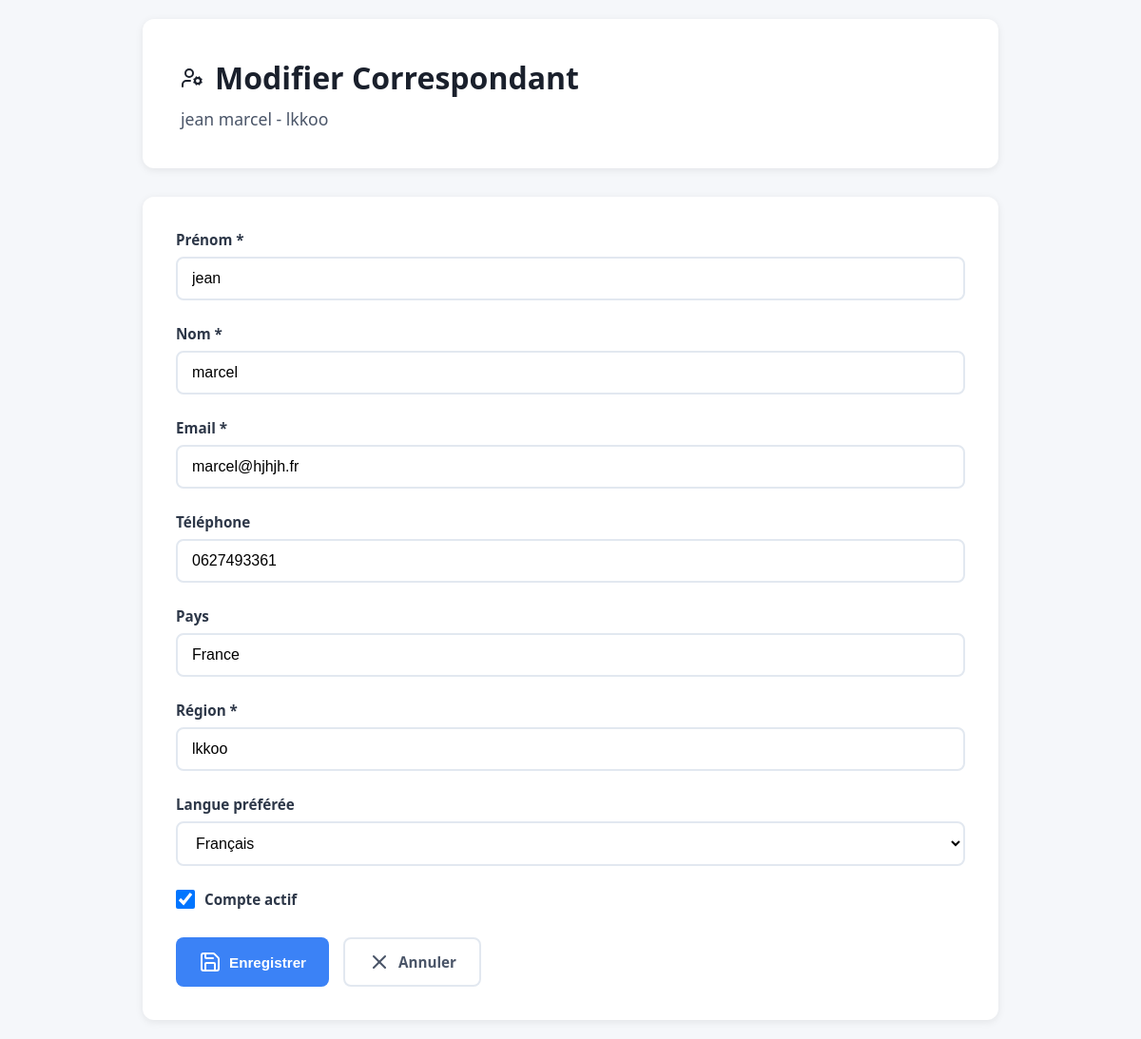
Page /admin/fixer/2/edit on the committed database.
### models.py (models this page shows, shortened)
class Fixer(Base):
    __tablename__ = 'fixers'
    id = Column(Integer, primary_key=True)
    nom = Column(String(100))
    prenom = Column(String(100))
    email = Column(String(200), unique=True)
    telephone = Column(String(50))
    telephone_2 = Column(String(50))
    societe = Column(String(200))
    fonction = Column(String(100))
    site_web = Column(String(255))
    numero_siret = Column(String(50))
    adresse_1 = Column(String(255))
    adresse_2 = Column(String(255))
    code_postal = Column(String(20))
    ville = Column(String(100))
    pays = Column(String(100))
    region = Column(String(200))
    photo_profil_url = Column(String(500))
    bio = Column(Text)
    specialites = Column(Text)
    langues_parlees = Column(String(255))
    langue_preferee = Column(String(10), default='FR')  # FR, GB, ITAL, ESP
    token_unique = Column(String(8), unique=True)
    lien_personnel = Column(String(500))
    actif = Column(Boolean, default=True)
    notes_internes = Column(Text)
    created_at = Column(DateTime, default=datetime.now)
    updated_at = Column(DateTime, default=datetime.now, onupdate=datetime.now)

### app.py (the view, shortened to what this page needs)
@app.route('/admin/fixer/<int:id>/edit', methods=['GET', 'POST'])
def admin_edit_fixer(id):
    from models import Fixer
    session = get_session(engine)
    try:
        fixer = session.query(Fixer).filter_by(id=id).first()
        if not fixer:
            return "Fixer non trouvé", 404
        return render_template('admin_fixer_edit.html', fixer=fixer)
    finally:
        session.close()

### models.py (called while the page is built)
def get_session(engine):
    Session = sessionmaker(bind=engine)
    return Session()

### templates/admin_fixer_edit.html (shortened to what this page needs)
<!DOCTYPE html>
<html lang="fr">
<head>
</head>
<body>
    <div class="container">
        <div class="header">
            <h1><i data-lucide="user-cog"></i> Modifier Correspondant</h1>
            <p class="subtitle">{{ fixer.prenom }} {{ fixer.nom }} - {{ fixer.region }}</p>
        </div>
        <div class="card">
            <form method="POST">
                <div class="form-group">
                    <label for="prenom">Prénom *</label>
                    <input type="text" id="prenom" name="prenom" value="{{ fixer.prenom }}" required>
                </div>
                <div class="form-group">
                    <label for="nom">Nom *</label>
                    <input type="text" id="nom" name="nom" value="{{ fixer.nom }}" required>
                </div>
                <div class="form-group">
                    <label for="email">Email *</label>
                    <input type="email" id="email" name="email" value="{{ fixer.email }}" required>
                </div>
                <div class="form-group">
                    <label for="telephone">Téléphone</label>
                    <input type="tel" id="telephone" name="telephone" value="{{ fixer.telephone or '' }}">
                </div>
                <div class="form-group">
                    <label for="pays">Pays</label>
                    <input type="text" id="pays" name="pays" value="{{ fixer.pays or '' }}">
                </div>
                <div class="form-group">
                    <label for="region">Région *</label>
                    <input type="text" id="region" name="region" value="{{ fixer.region }}" required>
                </div>
                <div class="form-group">
                    <label for="langue_preferee">Langue préférée</label>
                    <select id="langue_preferee" name="langue_preferee">
                        <option value="FR" {% if fixer.langue_preferee == 'FR' %}selected{% endif %}>Français</option>
                    </select>
                </div>
                <div class="form-group">
                    <div class="checkbox-group">
                        <input type="checkbox" id="actif" name="actif" {% if fixer.actif %}checked{% endif %}>
                        <label for="actif" style="margin-bottom: 0;">Compte actif</label>
                    </div>
                </div>
                <div class="actions">
                    <button type="submit" class="btn btn-primary">
                        <i data-lucide="save"></i> Enregistrer
                    </button>
                    <a href="/admin/fixers" class="btn btn-secondary">
                        <i data-lucide="x"></i> Annuler
                    </a>
                </div>
            </form>
        </div>
    </div>
</body>
</html>

### templates/admin_fixer_edit.html (style rules this page uses)
* { margin: 0; padding: 0; box-sizing: border-box; }
body { font-family: 'Segoe UI', Tahoma, Geneva, Verdana, sans-serif; background: #f5f7fa; min-height: 100vh; padding: 20px; color: #2d3748; }
.container { max-width: 900px; margin: 0 auto; }
.header { background: white; border-radius: 12px; padding: 40px; margin-bottom: 30px; box-shadow: 0 2px 8px rgba(0,0,0,0.08); }
.header h1 { color: #1a202c; font-size: 2rem; font-weight: 700; margin-bottom: 10px; display: flex; align-items: center; gap: 12px; }
.header .subtitle { color: #4a5568; font-size: 1.1rem; }
.card { background: white; border-radius: 12px; padding: 35px; box-shadow: 0 2px 8px rgba(0,0,0,0.08); }
.form-group { margin-bottom: 25px; }
label { display: block; color: #2d3748; font-weight: 600; margin-bottom: 8px; font-size: 0.95rem; }
input[type="text"], input[type="email"], input[type="tel"], select { width: 100%; padding: 12px 15px; border: 2px solid #e2e8f0; border-radius: 8px; font-size: 1rem; transition: border-color 0.3s ease; background: white; }
.checkbox-group { display: flex; align-items: center; gap: 10px; }
.checkbox-group input[type="checkbox"] { width: 20px; height: 20px; cursor: pointer; }
.actions { display: flex; gap: 15px; margin-top: 30px; }
.btn { padding: 12px 24px; border: none; border-radius: 8px; font-size: 0.95rem; cursor: pointer; transition: all 0.2s ease; font-weight: 600; text-decoration: none; display: inline-flex; align-items: center; gap: 8px; }
.btn-primary { background: #3b82f6; color: white; }
.btn-secondary { background: white; color: #4a5568; border: 2px solid #e2e8f0; }

### rows in the picture
Fixer: prenom "jean", nom "marcel", region "lkkoo", email "marcel@hjhjh.fr", telephone "0627493361", pays "France", langue_preferee "Français", actif "☑"
